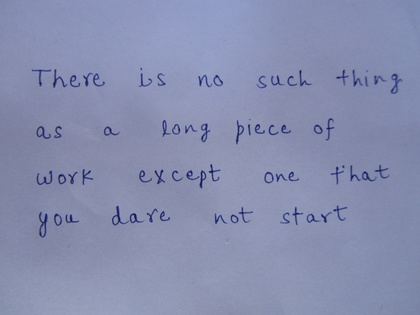
%> input picture img1.JPG, 420 x 315 px, shrunk from 4320 x 3240 before the run
$ octave --eval "Main('img1.JPG');"   (GNU Octave 9; MATLAB toolbox functions it lacks are replaced by stand-ins)
%> lines starting %> are read from the running program, lines starting %| are printed output that depends on the picture; in (x1, y1, x2, y2) boxes, pixels count from 0 and x2, y2 are one past the last pixel; in counts of white or black regions, pixels touching at a corner belong together; the program's own positions count from 1
%> in Main, Initial_Image is the input picture: size 315x420x3 uint8; mean R, G, B 135.6, 142.3, 175.8
### Binarize.m
% Convert RGB image to binarized image
function [ Binarized_Image ] = Binarize( Initial_Image )
if size(Initial_Image,3)==3 % RGB image %% Convert to gray scale
    Initial_Image=rgb2gray(Initial_Image);
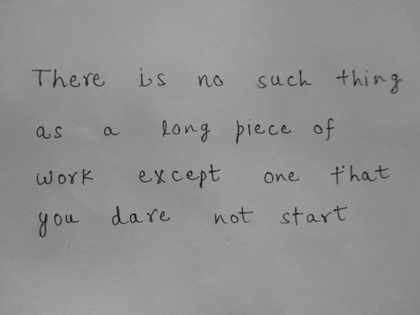
%> Initial_Image: size 315x420 uint8; min 22, max 168, mean 144.1
end
threshold = graythresh(Initial_Image); %% Convert to binary image
%> threshold = 0.435
Initial_Image=~im2bw(Initial_Image,threshold);
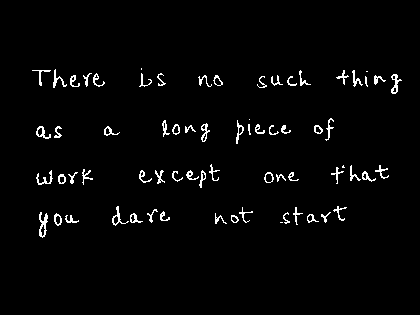
%> Initial_Image: size 315x420 logical; 2.4% white in thin lines or dots, all inside (x1, y1, x2, y2) = (32, 68, 402, 238)
Initial_Image = bwareaopen(Initial_Image,600);% remove area where pixel lenght<600
%> Initial_Image: size 315x420 logical; every value is 0
Binarized_Image=Initial_Image

end

### Line_Segmentation.m
%LINE SEGMENTATION
function [ Line_Matrix ] = Line_Segmentalion( Binarized_Image )

Column_Count = sum(Binarized_Image,2);
%> Column_Count = 315 values from 0 to 0

Is_White = Column_Count ~= 0;
%> Is_White = 315 logical values, 0 true

Difference = diff(Is_White);
%> Difference = 314 values from 0 to 0

Points_Of_Change = find(Difference);
%> Points_Of_Change = []

Number_Of_Lines = length(Points_Of_Change);
%> Number_Of_Lines = 0

Line_Matrix = cell(1, int64(Number_Of_Lines/2));
%> Line_Matrix = {}

Row_Iterator = 1;
count=0;
while(Row_Iterator < Number_Of_Lines)
    Current_Row = 1;
    Current_Line = ([]);
       for j=(Points_Of_Change(Row_Iterator)+1):1:Points_Of_Change(Row_Iterator+1)
         Current_Line(Current_Row,:)=Binarized_Image(j,:); %store the line segmented matrix
           Current_Row = Current_Row + 1;
       end
       Line_Matrix{int64(Row_Iterator/2)} = Current_Line;
       Row_Iterator = Row_Iterator+2;
       count = count+1;
end
%> this loop made 0 passes
%> after the loop, Row_Iterator = 1; count = 0

end

### Main.m
% Main function which calls all other functions
function []= Main(img)
Initial_Image = imread(img);
main_folder=strcat(img,'_folder');
mkdir(main_folder);
char_folder=strcat(main_folder,'\char');
mkdir(char_folder);
word_folder=strcat(main_folder,'\word');
mkdir(word_folder);
line_folder=strcat(main_folder,'\line');
mkdir(line_folder);

Binarized_Image = Binarize(Initial_Image);
binary_image=strcat(img,'_folder\bin.png');
imwrite(Binarized_Image,binary_image,'png');


Line_Matrix = Line_Segmentation(Binarized_Image);
%> Line_Matrix = {}

 folder_line=strcat(img,'_folder\line\');
for i=1:length(Line_Matrix)
    line=Line_Matrix{i};
   file=sprintf('L%d.png',i);
    dir=strcat(folder_line,file);
    imwrite(line,dir,'png');
end

Word_Matrix = cell(1, length(Line_Matrix));
%> Word_Matrix = {}

for i=1:length(Line_Matrix)
   XYZZ =Word_Segmentation(Line_Matrix(1,i));
   Word_Matrix{i} = XYZZ;
end

folder_word=strcat(img,'_folder\word\');
 for i=1:length(Word_Matrix)
    line= Word_Matrix{i};
   for j=1:length(line)
       file=sprintf('L%dW%d.png',i,j);
    dir=strcat(folder_word,file);
    imwrite(cell2mat(Word_Matrix{i}(1,j)),dir,'png');
       Char_Segmentation(Word_Matrix{i}(1,j),i,j,img);
   end

end

end
